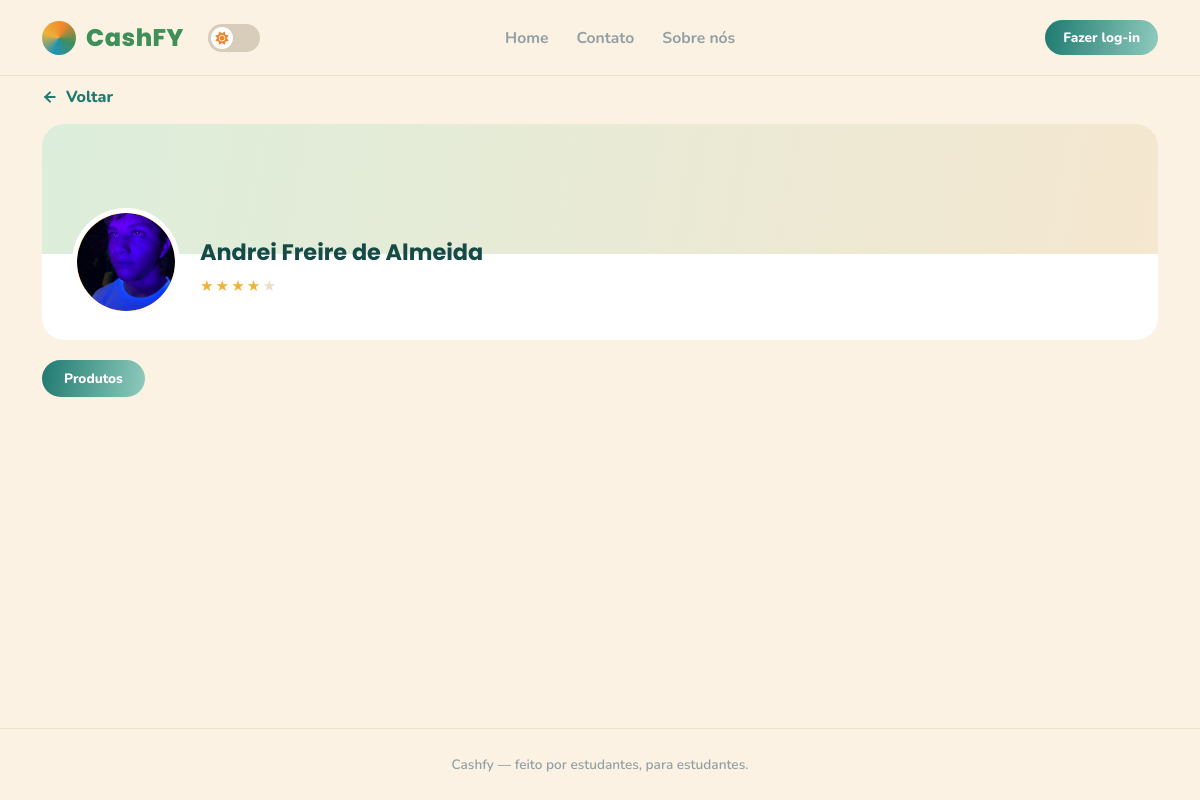
/MVC/view/seller.php?id=53, run on an earlier commit of the app's database.
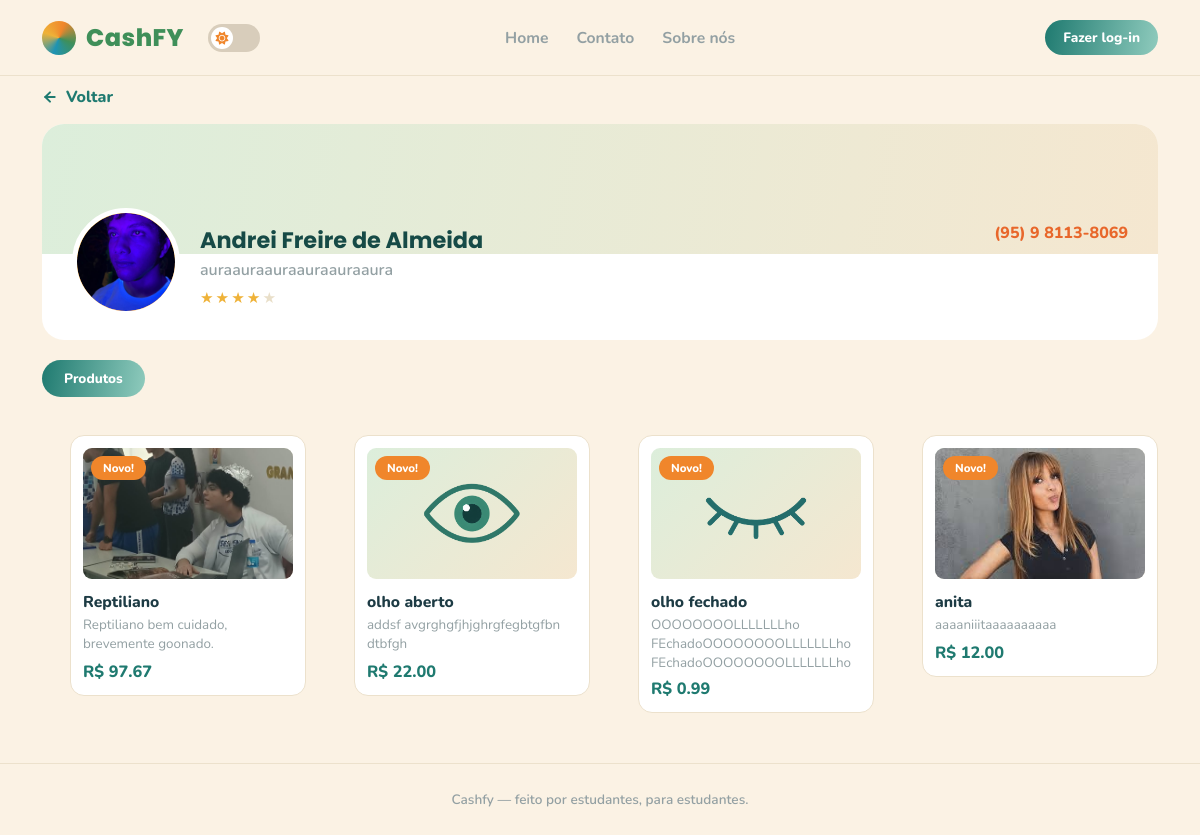
And on a later commit of the database.
### tables this page shows
CREATE TABLE `users` (
  `id` int(11) NOT NULL,
  `name` varchar(255) NOT NULL,
  `institute_id` int(11) NOT NULL,
  `phone_number` varchar(16) DEFAULT NULL,
  `description` varchar(255) DEFAULT NULL,
  `email` varchar(255) NOT NULL,
  `password` varchar(255) NOT NULL,
  `profile_photo` varchar(255) DEFAULT NULL,
  `role_id` int(11) NOT NULL,
  `remember_token` varchar(100) DEFAULT NULL
);

CREATE TABLE `products` (
  `id` int(11) NOT NULL,
  `user_id` int(11) NOT NULL,
  `name` varchar(255) NOT NULL,
  `category_id` int(11) NOT NULL,
  `description` varchar(255) NOT NULL,
  `price` float NOT NULL,
  `product_photo` varchar(255) NOT NULL
);

### MVC/model/user.php (called while the page is built, shortened)
<?php require_once(__DIR__ . "/../config/cashfy.php");
function get_user_by_id($id){
    $conn = conn();
    $stmt = $conn -> prepare("SELECT * FROM users WHERE id = ?");
    $stmt -> bind_param("i", $id);
    $stmt -> execute();
    $result = $stmt -> get_result();
    $user = $result -> fetch_assoc();
    return $user;
}
?>

### MVC/model/products.php (called while the page is built, shortened)
<?php require_once(__DIR__ . "/../config/cashfy.php");
function get_products(){
    $conn = conn();
    $sql = "SELECT * FROM products";
    $products = mysqli_query($conn, $sql);
    $result = mysqli_fetch_all($products, MYSQLI_ASSOC);
    return $result;
}
?>

### MVC/view/seller.php (the view, shortened to what this page needs)
<?php session_start();
require_once('../model/user.php');
require_once('../model/products.php');
$seller = get_user_by_id($_GET['id']);
$products = get_products();
?>
<!DOCTYPE html>
<html lang="pt-BR">
<head>
  <link rel="stylesheet" href="https://cdnjs.cloudflare.com/ajax/libs/font-awesome/6.7.2/css/all.min.css">
  <link rel="stylesheet" href="../../assets/css/style.css">
</head>
<body>
  <div class="page">
    <header class="site-header">
      <div class="container">
        <a href="../../index.php" class="brand">
          <span class="brand-mark"></span>CashFY
        </a>
        <div class="theme-switch-div desktop-theme">
          <label class="theme-switch">
            <span class="slider"></span>
          </label>
        </div>
        <ul class="nav-links">
          <li class="home">
            <a href="../../index.php">Home</a>
          </li>
          <li>
            <a href="contact.php">Contato</a>
          </li>
          <li>
            <a href="sobre.php">Sobre nós</a>
          </li>
        </ul>
        <?php if (!isset($_SESSION['id'])): ?>
          <div class="header-actions">
            <a href="login.php" class="btn btn-gradient btn-sm">
              Fazer log-in
            </a>
          </div>
        <?php endif; ?>
      </div>
    </header>
    <main class="container" style="flex:1;">
      <a class="back-link" href="#" onclick="voltarPagina(event)">
        <svg width="16" height="16" viewBox="0 0 24 24" fill="none" stroke="currentColor" stroke-width="3"
          stroke-linecap="round">
          <line x1="19" y1="12" x2="5" y2="12" />
          <polyline points="12 19 5 12 12 5" />
        </svg>
        Voltar
      </a>
      <div class="profile-card">
        <div class="profile-banner"></div>
        <div class="profile-body">
          <div class="avatar" id="pf-avatar">
            <?php if (!empty($seller['profile_photo'])): ?>
              <div class="avatar" id="pf-avatar">
                <img src="../../<?= $seller['profile_photo']; ?>" alt="Perfil">
              </div>
            <?php endif; ?>
          </div>
          <div class="profile-meta">
            <h1 id="pf-name"><?= htmlspecialchars($seller['name']); ?></h1>
            <p id="pf-desc"><?= htmlspecialchars($seller['description']); ?></p>
            <span class="stars" id="pf-stars">★★★★<span class="off">★</span></span>
          </div>
          <a href="https://wa.me/<?= preg_replace('/\D/', '', $seller['phone_number']); ?>" class="profile-contact"
            id="pf-contact-btn"><?= htmlspecialchars($seller['phone_number']); ?></a>
        </div>
      </div>
      <div class="pill-tag">Produtos</div>
      <div class="product-grid" id="pf-products">
        <?php foreach ($products as $product): ?>
          <?php if ($product['user_id'] == $seller['id']): ?>
            <?php
            $params = $_GET;
            $params['product'] = $product['id'];
            $url = '?' . http_build_query($params);
            ?>
            <a href="<?= htmlspecialchars($url); ?>">
              <div class="product-card">
                <span class="badge-new">Novo!</span>
                <div class="product-img">
                  <img src="../../<?= $product['product_photo']; ?>" alt="Preview">
                </div>
                <p class="product-name">
                  <?= htmlspecialchars($product['name']); ?>
                </p>
                <p class="product-desc">
                  <?= htmlspecialchars($product['description']); ?>
                </p>
                <p class="product-price">R$
                  <?= number_format($product['price'], 2, '.', ','); ?>
                </p>
              </div>
            </a>
          <?php endif; ?>
        <?php endforeach; ?>
      </div>
    </main>
    <footer class="site-footer">Cashfy — feito por estudantes, para estudantes.</footer>
  </div>
</body>
</html>

What changed in the data, as far as the page shows it:
changed users "Andrei Freire de Almeida": description (not shown) → "auraauraauraauraauraaura"; phone_number (not shown) → "(95) 9 8113-8069"
added products: product_photo (picture), name "Reptiliano", description "Reptiliano bem cuidado, brevemente goonado.", price "97.67"
added products: product_photo (picture), name "olho aberto", description "addsf avgrghgfjhjghrgfegbtgfbn dtbfgh", price "22.00"
added products: product_photo (picture), name "olho fechado", description "OOOOOOOOLLLLLLLho FEchadoOOOOOOOOLLLLLLLho FEchadoOOOOOOOOLLLLLLLho…", price "0.99"
added products: product_photo (picture), name "anita", description "aaaaniiitaaaaaaaaaa", price "12.00"
